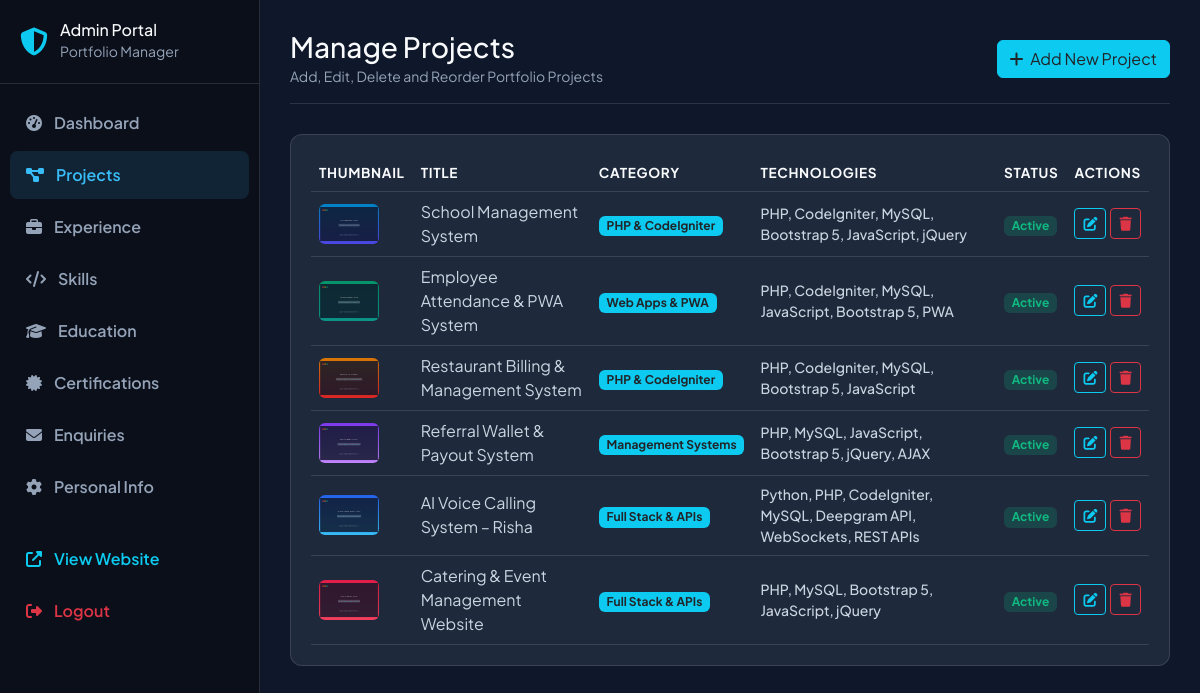
Screenshot of /admin/projects.php (signed in) with the database file from the repository.
### tables this page shows
CREATE TABLE IF NOT EXISTS projects (
 id INT AUTO_INCREMENT PRIMARY KEY,
 title VARCHAR(180) NOT NULL, slug VARCHAR(180), short_description TEXT, full_description TEXT,
 problem_solved TEXT, challenges_solutions TEXT, my_responsibilities TEXT, features JSON NULL,
 technologies TEXT, thumbnail VARCHAR(255), live_url VARCHAR(255), github_url VARCHAR(255), category VARCHAR(100),
 sort_order INT DEFAULT 0, is_featured TINYINT(1) DEFAULT 1, is_active TINYINT(1) DEFAULT 1,
 created_at TIMESTAMP DEFAULT CURRENT_TIMESTAMP
);

### config/database.php (called while the page is built, shortened)
<?php
require_once __DIR__ . '/config.php';
function get_db_connection() {
    static $pdo = null;
    static $tried = false;
    if ($tried) return $pdo;
    try {
        $pdo = new PDO('mysql:host='.DB_HOST.';dbname='.DB_NAME.';charset=utf8mb4', DB_USER, DB_PASS, [
            PDO::ATTR_ERRMODE => PDO::ERRMODE_EXCEPTION,
            PDO::ATTR_DEFAULT_FETCH_MODE => PDO::FETCH_ASSOC,
            PDO::ATTR_EMULATE_PREPARES => false
        ]);
    } catch (PDOException $e) {
        $pdo = null;
    }
    return $pdo;
}
function get_portfolio_projects() {
    $db=get_db_connection(); if($db){try{$r=$db->query('SELECT * FROM projects WHERE is_active=1 ORDER BY sort_order')->fetchAll();if($r)return $r;}catch(Exception $e){}}
    $out=[]; return $out;
}

### config/config.php (called while the page is built, shortened)
<?php
function get_project_image_url($thumbnail = '') {
    $thumbnail = trim($thumbnail ?? '');
    if (!empty($thumbnail)) {
        $cleanPath = ltrim($thumbnail, '/');
        $basename = basename($thumbnail);
        $candidates = [
            ['file' => __DIR__ . '/../' . $cleanPath, 'url' => BASE_URL . $cleanPath],
            ['file' => __DIR__ . '/../uploads/projects/' . $basename, 'url' => BASE_URL . 'uploads/projects/' . $basename],
            ['file' => __DIR__ . '/../assets/projects/' . $basename, 'url' => BASE_URL . 'assets/projects/' . $basename]
        ];
        foreach ($candidates as $cand) {
            if (file_exists($cand['file']) && is_file($cand['file']) && filesize($cand['file']) > 0) {
                return $cand['url'];
            }
        }
    }
    return BASE_URL . 'assets/images/developer_hero.svg';
}

### admin/projects.php (the view, shortened to what this page needs)
<?php
require_once __DIR__ . '/includes/admin_header.php';
require_once __DIR__ . '/includes/admin_sidebar.php';
$action = $_GET['action'] ?? 'list';
$edit_id = intval($_GET['id'] ?? 0);
$projects = get_portfolio_projects();
$edit_project = null;
?>
<main class="admin-main">
    <div class="admin-topbar">
        <div>
            <h3 class="font-weight-bold mb-0">Manage Projects</h3>
            <small class="admin-text-muted">Add, Edit, Delete and Reorder Portfolio Projects</small>
        </div>
        <div>
            <?php if ($action === 'list'): ?>
                <a href="projects.php?action=add" class="btn btn-info text-dark font-weight-bold"><i class="fas fa-plus me-1"></i> Add New Project</a>
            <?php else: ?>
                <a href="projects.php" class="btn btn-outline-secondary"><i class="fas fa-arrow-left me-1"></i> Back to List</a>
            <?php endif; ?>
        </div>
    </div>
    <?php if ($action === 'add' || $action === 'edit'): ?>
        <div class="admin-card">
            <h5 class="font-weight-bold mb-4"><?php echo $action === 'edit' ? 'Edit Project Details' : 'Add New Portfolio Project'; ?></h5>
            <form method="POST" action="projects.php<?php echo $action === 'edit' ? '?action=edit&id='.$edit_id : ''; ?>" enctype="multipart/form-data">
                <input type="hidden" name="existing_thumbnail" value="<?php echo htmlspecialchars($edit_project['thumbnail'] ?? 'uploads/projects/school_management.png'); ?>">
                <div class="row g-3 mb-3">
                    <div class="col-md-8"><label class="form-label small font-weight-bold">Project Title *</label><input type="text" name="title" class="form-control" value="<?php echo htmlspecialchars($edit_project['title'] ?? ''); ?>" required></div>
                    <div class="col-md-4"><label class="form-label small font-weight-bold">Category *</label><select name="category" class="form-select"><?php $cats=['PHP & CodeIgniter','Web Apps & PWA','Management Systems','Full Stack & APIs']; $current_cat=$edit_project['category']??'PHP & CodeIgniter'; foreach($cats as $c): ?><option value="<?php echo $c; ?>" <?php echo $current_cat===$c?'selected':''; ?>><?php echo $c; ?></option><?php endforeach; ?></select></div>
                </div>
                <div class="mb-3"><label class="form-label small font-weight-bold">Short Description *</label><input type="text" name="short_description" class="form-control" value="<?php echo htmlspecialchars($edit_project['short_description'] ?? ''); ?>" required></div>
                <div class="mb-3"><label class="form-label small font-weight-bold">Full Detailed Overview *</label><textarea name="full_description" rows="4" class="form-control" required><?php echo htmlspecialchars($edit_project['full_description'] ?? ''); ?></textarea></div>
                <div class="row g-3 mb-3"><div class="col-md-6"><label class="form-label small font-weight-bold">Problem Solved</label><textarea name="problem_solved" rows="3" class="form-control"><?php echo htmlspecialchars($edit_project['problem_solved'] ?? ''); ?></textarea></div><div class="col-md-6"><label class="form-label small font-weight-bold">Technical Challenges & Solutions</label><textarea name="challenges_solutions" rows="3" class="form-control"><?php echo htmlspecialchars($edit_project['challenges_solutions'] ?? ''); ?></textarea></div></div>
                <div class="mb-3"><label class="form-label small font-weight-bold">My Key Responsibilities</label><textarea name="my_responsibilities" rows="2" class="form-control"><?php echo htmlspecialchars($edit_project['my_responsibilities'] ?? ''); ?></textarea></div>
                <div class="mb-3"><label class="form-label small font-weight-bold">Core Features (One per line) *</label><?php $feats_text=''; if(!empty($edit_project['features'])){$farr=is_array($edit_project['features'])?$edit_project['features']:json_decode($edit_project['features'],true); if(is_array($farr))$feats_text=implode("\n",$farr);} ?><textarea name="features" rows="5" class="form-control" required><?php echo htmlspecialchars($feats_text); ?></textarea></div>
                <div class="row g-3 mb-3"><div class="col-md-6"><label class="form-label small font-weight-bold">Technologies Used *</label><input type="text" name="technologies" class="form-control" value="<?php echo htmlspecialchars($edit_project['technologies'] ?? ''); ?>" required></div><div class="col-md-6"><label class="form-label small font-weight-bold">Project Thumbnail Image</label><input type="file" name="thumbnail" class="form-control"></div></div>
                <div class="row g-3 mb-4"><div class="col-md-4"><label class="form-label small font-weight-bold">Live Demo URL</label><input type="text" name="live_url" class="form-control" value="<?php echo htmlspecialchars($edit_project['live_url'] ?? '#'); ?>"></div><div class="col-md-4"><label class="form-label small font-weight-bold">GitHub Repository URL</label><input type="text" name="github_url" class="form-control" value="<?php echo htmlspecialchars($edit_project['github_url'] ?? '#'); ?>"></div><div class="col-md-2"><label class="form-label small font-weight-bold">Sort Order</label><input type="number" name="sort_order" class="form-control" value="<?php echo htmlspecialchars($edit_project['sort_order'] ?? '1'); ?>"></div><div class="col-md-2 d-flex align-items-end"><div class="form-check form-switch mb-2"><input class="form-check-input" type="checkbox" name="is_active" id="is_active" <?php echo (!isset($edit_project['is_active']) || $edit_project['is_active']==1)?'checked':''; ?>><label class="form-check-label ms-2" for="is_active">Active</label></div></div></div>
                <button type="submit" class="btn btn-info text-dark font-weight-bold px-4 py-2"><i class="fas fa-save me-1"></i> Save Project</button>
            </form>
        </div>
    <?php else: ?>
        <div class="admin-card"><div class="table-responsive"><table class="table table-dark-custom align-middle mb-0"><thead><tr><th>Thumbnail</th><th>Title</th><th>Category</th><th>Technologies</th><th>Status</th><th>Actions</th></tr></thead><tbody><?php foreach($projects as $p): ?><tr><td><img src="<?php echo get_project_image_url($p['thumbnail']); ?>" width="60" height="40" class="rounded object-fit-cover" alt="Thumb"></td><td class="font-weight-bold admin-text-primary"><?php echo htmlspecialchars($p['title']); ?></td><td><span class="badge bg-info text-dark"><?php echo htmlspecialchars($p['category']); ?></span></td><td class="small project-technologies"><?php echo htmlspecialchars($p['technologies']); ?></td><td><?php if($p['is_active']??1): ?><span class="badge badge-active">Active</span><?php else: ?><span class="badge badge-inactive">Inactive</span><?php endif; ?></td><td><a href="projects.php?action=edit&id=<?php echo $p['id']; ?>" class="btn btn-sm btn-outline-info me-1"><i class="fas fa-edit"></i></a><a href="projects.php?action=delete&id=<?php echo $p['id']; ?>" class="btn btn-sm btn-outline-danger btn-delete-confirm"><i class="fas fa-trash"></i></a></td></tr><?php endforeach; ?></tbody></table></div></div>
    <?php endif; ?>
</main>
<?php require_once __DIR__ . '/includes/admin_footer.php'; ?>

### assets/css/admin.css (style rules this page uses)
:root, [data-theme="dark"] { --admin-bg: #0f172a; --admin-card-bg: #1e293b; --admin-sidebar-bg: #0b0f19; --admin-border: rgba(255, 255, 255, 0.12); --admin-accent: #38bdf8; --admin-text: #f8fafc; --admin-text-primary: #f8fafc; --admin-text-secondary: #cbd5e1; --admin-text-muted: #94a3b8; --admin-input-bg: #0f172a; --admin-table-hover: rgba(255, 255, 255, 0.03); }
body.admin-body { font-family: 'Plus Jakarta Sans', sans-serif; background-color: var(--admin-bg); color: var(--admin-text-primary); margin: 0; padding: 0; transition: background-color 0.3s ease, color 0.3s ease; }
.admin-main { margin-left: 260px; flex-grow: 1; padding: 30px; min-height: 100vh; }
.admin-topbar { display: flex; align-items: center; justify-content: space-between; margin-bottom: 30px; padding-bottom: 15px; border-bottom: 1px solid var(--admin-border); }
.admin-card { background: var(--admin-card-bg); border: 1px solid var(--admin-border); border-radius: 12px; padding: 20px; margin-bottom: 24px; color: var(--admin-text-primary); }
.admin-text-primary, .admin-main h1, .admin-main h2, .admin-main h3, .admin-main h4, .admin-main h5, .admin-main h6, .admin-card h1, .admin-card h2, .admin-card h3, .admin-card h4, .admin-card h5, .admin-card h6 { color: var(--admin-text-primary); }
.admin-text-muted, .admin-topbar small, .admin-card small, .form-text, small.form-text { color: var(--admin-text-muted) !important; }
.table-dark-custom, .admin-table { --bs-table-bg: var(--admin-card-bg); --bs-table-color: var(--admin-text-primary); --bs-table-border-color: var(--admin-border); color: var(--admin-text-primary) !important; }
.admin-body .table thead th { color: var(--admin-text-primary) !important; background-color: var(--admin-card-bg) !important; border-bottom: 1px solid var(--admin-border) !important; font-weight: 700; font-size: 0.85rem; text-transform: uppercase; letter-spacing: 0.05em; }
.admin-body .table tbody td { color: var(--admin-text-secondary) !important; border-color: var(--admin-border) !important; vertical-align: middle; }
.project-technologies, .tech-badge { color: var(--admin-text-secondary) !important; font-weight: 500; }
.badge-active { background: rgba(16, 185, 129, 0.2); color: #10b981; }

### rows the page displays
projects: thumbnail (picture), title "School Management System", category "PHP & CodeIgniter", technologies "PHP, CodeIgniter, MySQL, Bootstrap 5, JavaScript, jQuery", is_active "Active"
projects: thumbnail (picture), title "Employee Attendance & PWA System", category "Web Apps & PWA", technologies "PHP, CodeIgniter, MySQL, JavaScript, Bootstrap 5, PWA", is_active "Active"
projects: thumbnail (picture), title "Restaurant Billing & Management System", category "PHP & CodeIgniter", technologies "PHP, CodeIgniter, MySQL, Bootstrap 5, JavaScript", is_active "Active"
projects: thumbnail (picture), title "Referral Wallet & Payout System", category "Management Systems", technologies "PHP, MySQL, JavaScript, Bootstrap 5, jQuery, AJAX", is_active "Active"
projects: thumbnail (picture), title "AI Voice Calling System – Risha", category "Full Stack & APIs", technologies "Python, PHP, CodeIgniter, MySQL, Deepgram API, WebSockets, REST APIs", is_active "Active"
projects: thumbnail (picture), title "Catering & Event Management Website", category "Full Stack & APIs", technologies "PHP, MySQL, Bootstrap 5, JavaScript, jQuery", is_active "Active"
